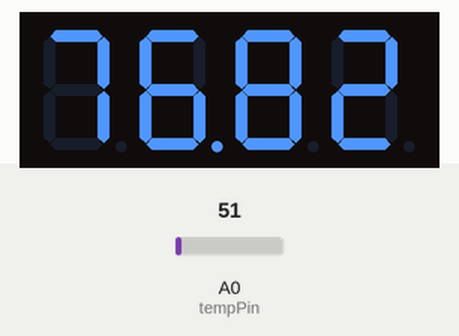
This sketch was run on a simulated Arduino Uno, built with avr-gcc and run on an emulated ATmega328P. Shown: 4-digit seven-segment display. The test bench sets the inputs (shaded band); at power-on: A0 (tempPin) = 51.

Above: at 1.3 s.
1.4 s: A0 (tempPin) set to 73
At 2.3 s:
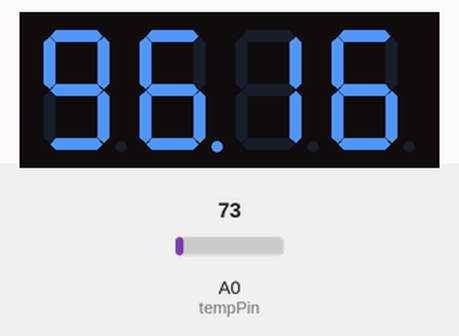
3.0 s: A0 (tempPin) set to 84
At 3.6 s:
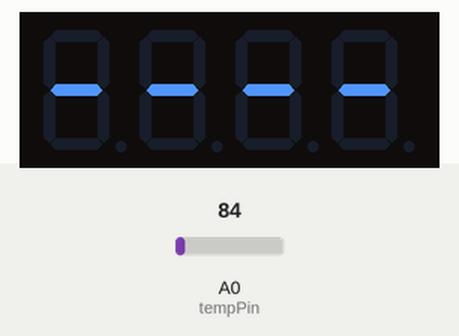
4.5 s: A0 (tempPin) set to 71
At 4.9 s:
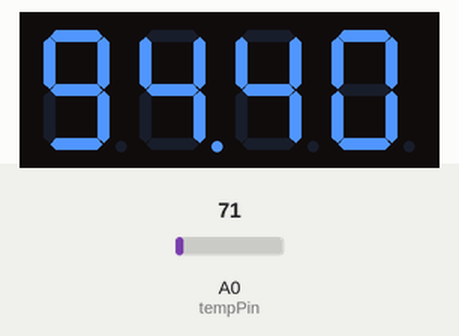
6.0 s: A0 (tempPin) set to 86
At 7.4 s:
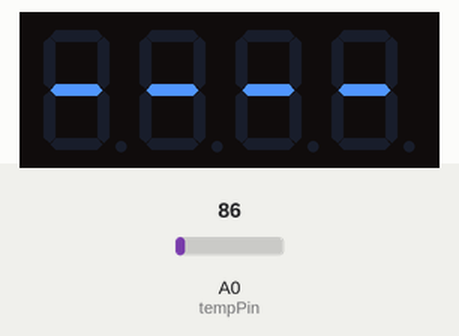
Timing chart, 0 to 8.5 s (numbered marks = the images above; inputs shaded):
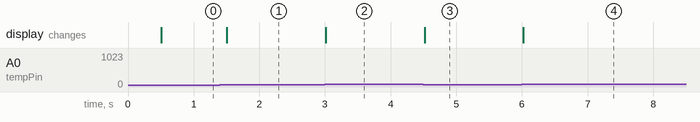

The sketch:

sevseg_temp_dec13a.ino
```cpp
#include "SevSeg.h"

SevSeg sevseg; //Initiate a seven segment controller object

int val;
int tempPin = 0;

void setup() {


//Serial.begin(9600);

byte numDigits = 4;

byte digitPins[] = {2, 3, 4, 5};

byte segmentPins[] = {6, 7, 8, 9, 10, 11, 12, 13};

sevseg.begin(COMMON_ANODE, numDigits, digitPins, segmentPins);

sevseg.setBrightness(90);

}


unsigned long lastDebounceTime = 0;
unsigned long debounceDelay = 500;
float farh;
void loop() {


if((millis() - lastDebounceTime) > debounceDelay) {


  val = analogRead(tempPin);
  float mv = ( val/1024.0)*5000;
  float cel = mv/10;
  farh = (cel*9)/5 + 32;
  int ifa = farh;


  Serial.print("TEMPRATURE = ");
  Serial.print(farh);
  Serial.print(" *F");
  Serial.println();
  lastDebounceTime = millis();
}

sevseg.setNumber(farh, 2);
sevseg.refreshDisplay(); // Must run repeatedly


}
```

Measured:
- the behaviour switches between 77 and 78 on A0 (tempPin) (found by bisection; images 1 and 2)
- after the input at 1.4 s, the display: changes after 0.11 s (image 1)
- after the input at 3.0 s, the display: changes at once (image 2)
- after the input at 4.5 s, the display: changes at once (image 3)
- after the input at 6.0 s, the display: changes at once (image 4)
